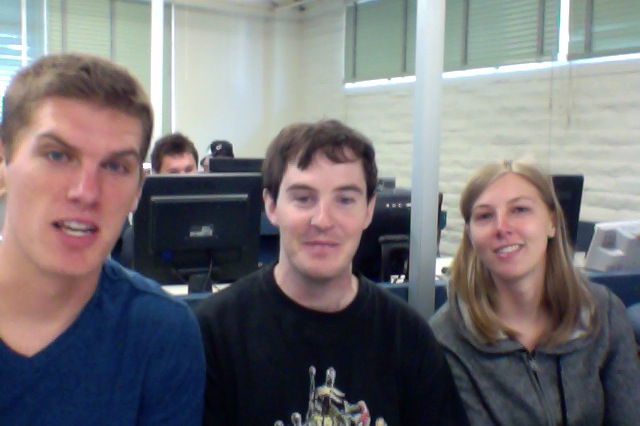
%> input picture 1/group.jpg, 640 x 426 px
$ octave project1.m   (GNU Octave 9; MATLAB toolbox functions it lacks are replaced by stand-ins)
%> lines starting %> are read from the running program, lines starting %| are printed output that depends on the picture; in (x1, y1, x2, y2) boxes, pixels count from 0 and x2, y2 are one past the last pixel; in counts of white or black regions, pixels touching at a corner belong together; the program's own positions count from 1
% Team Project 1
%
% 9-20-11
% CPE 428
% Team Spaceman: Jason Dreisbach, Blake Rafter, and Jennifer Tighe

%Part A
%Image 1: Group Picture

    %Read image and convert to grayscale.
    im1 = imread('C:\usr\Matlab\group.jpg', 'jpeg');
%> im1 is the input picture: size 426x640x3 uint8; mean R, G, B 117.4, 115.2, 117.9
    figure, imshow(im1);
    im2 = rgb2gray(im1);
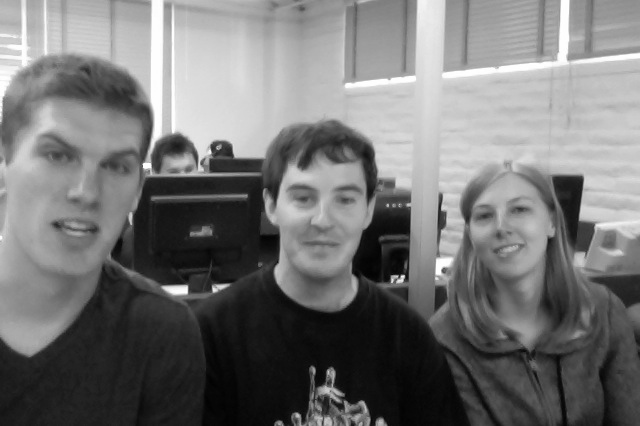
%> im2: size 426x640 uint8; min 1, max 255, mean 116.2
    figure, imshow(im2);

    max(im2)
%> ans = 640 values, max 255 at index 1, min 182 at index 112, mean 234.1
    min(im2)
%> ans = 640 values, max 36 at index 598, min 1 at index 208, mean 15.32
    size(im2)
%> ans = [426 640]

    im3 = imresize(im2, .3);
    figure, imshow(im3);

%Image 2: Landscape

    %Read image and convert to grayscale.
    image1 = imread('C:\usr\Matlab\landscape.jpg', 'jpeg');
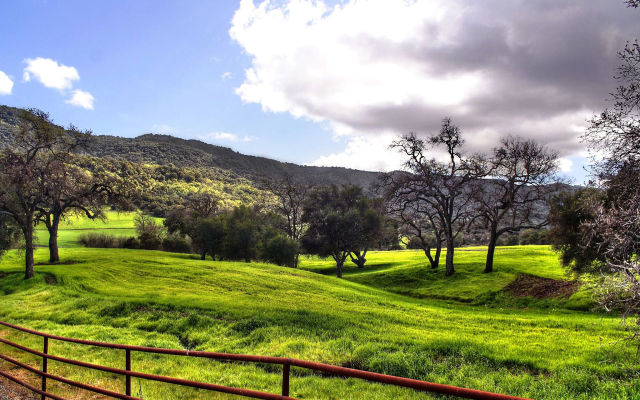
%> input picture 1/landscape.jpg, 1280 x 800 px (shown at 1/2 size)
%> image1 is the input picture: size 800x1280x3 uint8; mean R, G, B 135.4, 140.4, 111.4
    figure, imshow(image1);
    image2 = rgb2gray(image1);
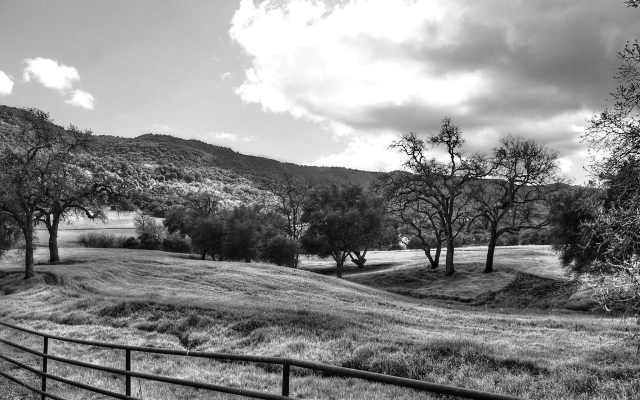
%> image2: size 800x1280 uint8 (shown at 1/2 size); min 0, max 255, mean 135.6
    figure, imshow(image2);

    max(image2)
%> ans = 1280 values, max 255 at index 1, min 195 at index 36, mean 247.6
    min(image2)
%> ans = 1280 values, max 20 at index 1122, min 0 at index 85, mean 4
    size(image2)
%> ans = [800 1280]

    image3 = imresize(image2, .1);
    figure, imshow(image3);

%Part B

    %Read image and isolate bacteria from background
    bacteria = imread('C:\usr\Matlab\bacteria.bmp', 'bmp');
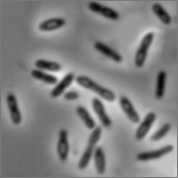
%> input picture 1/bacteria.bmp, 178 x 178 px
%> bacteria is the input picture: size 178x178 uint8; min 5, max 239, mean 128.5
    bacteria2 = im2bw(bacteria, .4);
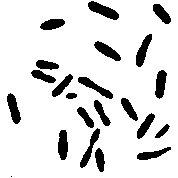
%> bacteria2: size 178x178 logical; 86.8% white; 22 black regions (1 under 20 px), largest, box (x1, y1, x2, y2) and area: (88, 1, 119, 20) 292, (78, 77, 113, 99) 257, (136, 34, 152, 67) 253
    figure, imshow(bacteria2);
    inversebacteria = ~bacteria2;

    %Number of black and white pixels (area)
    x = imhist(inversebacteria);
%> x = [27491; 4193]

    %Label each bacteria
    L = bwlabel(inversebacteria,8);
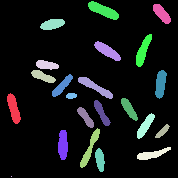
%> L: size 178x178 double; 23 distinct labels, from 0 to 22; one colour per label, 0 black

    %Convert label to color
    M = label2rgb(L);
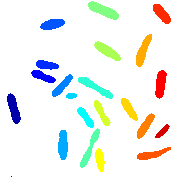
%> M: size 178x178x3 uint8; mean R, G, B 238.3, 241.1, 237.2
    figure, imshow(M);

    %Area of each bacteria
    for i=1:23,
        [r,c] = find (L==i);
        length(r)
    end
%> this loop made 23 passes
%> (r, c) on pass 2: (177, 12)
